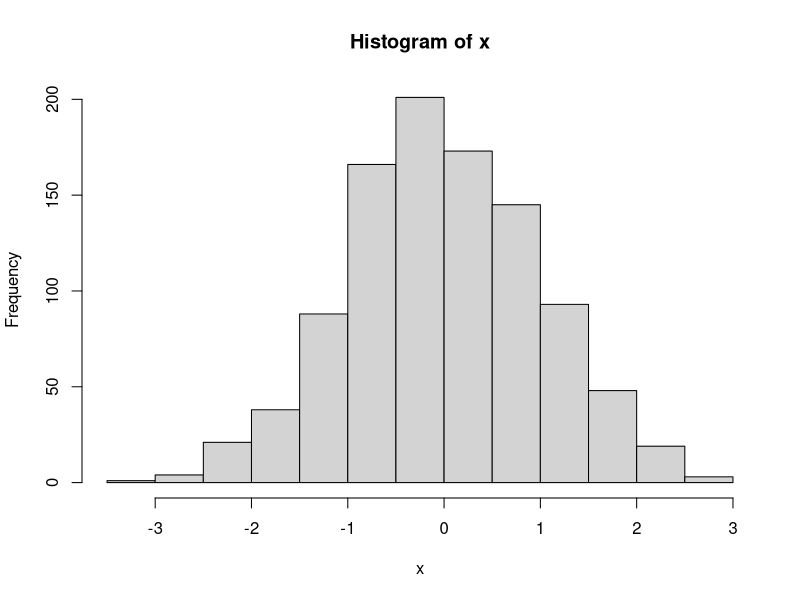
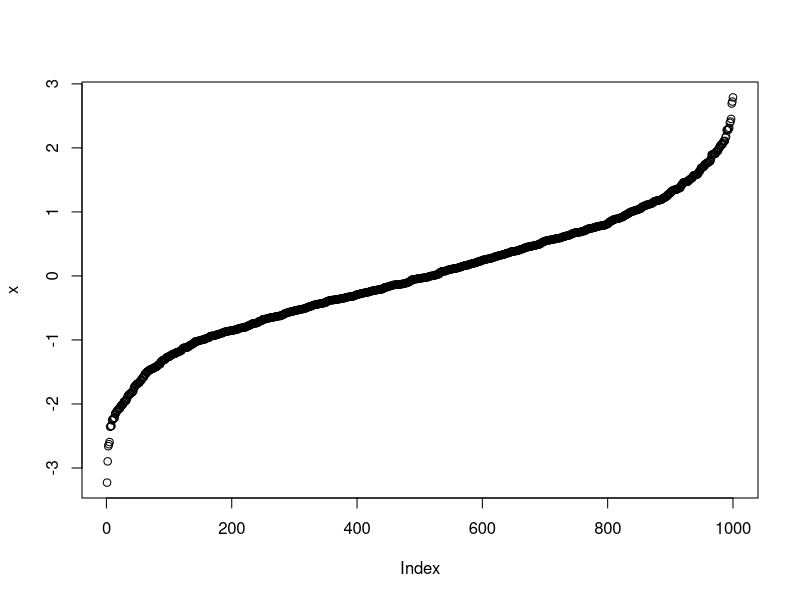
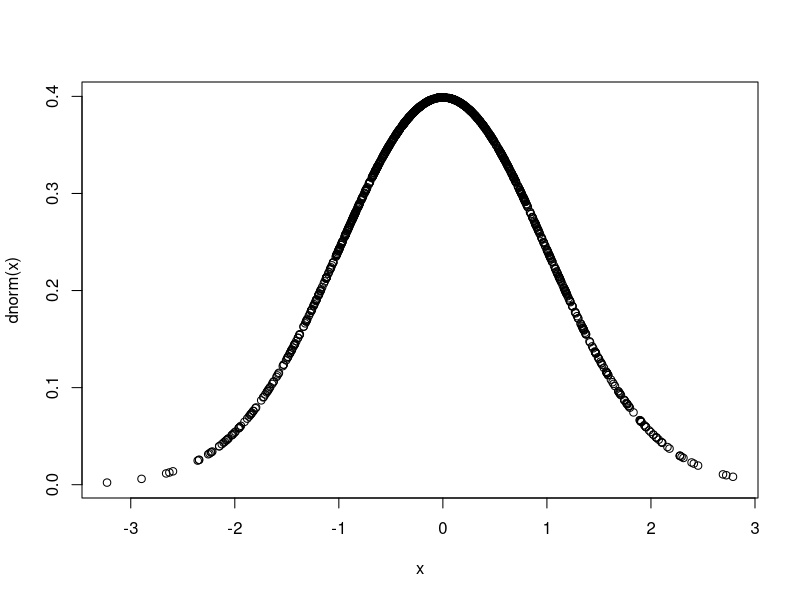
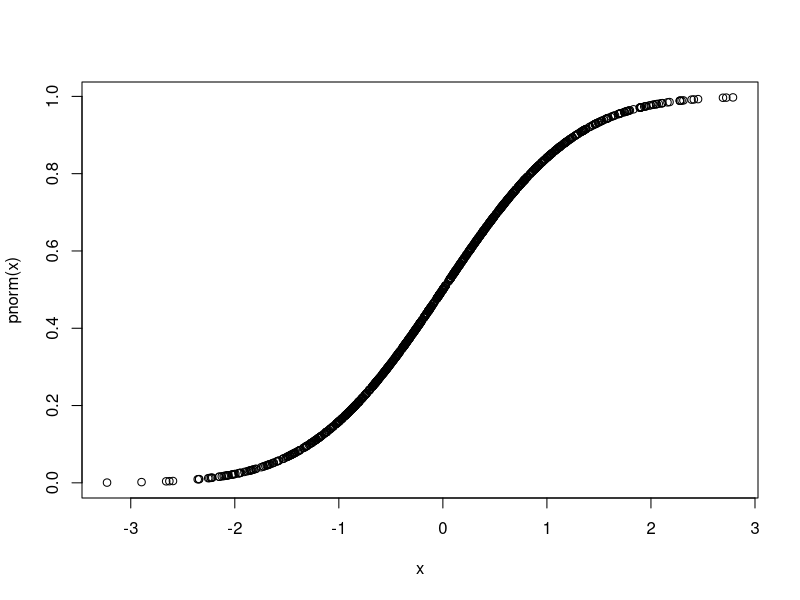
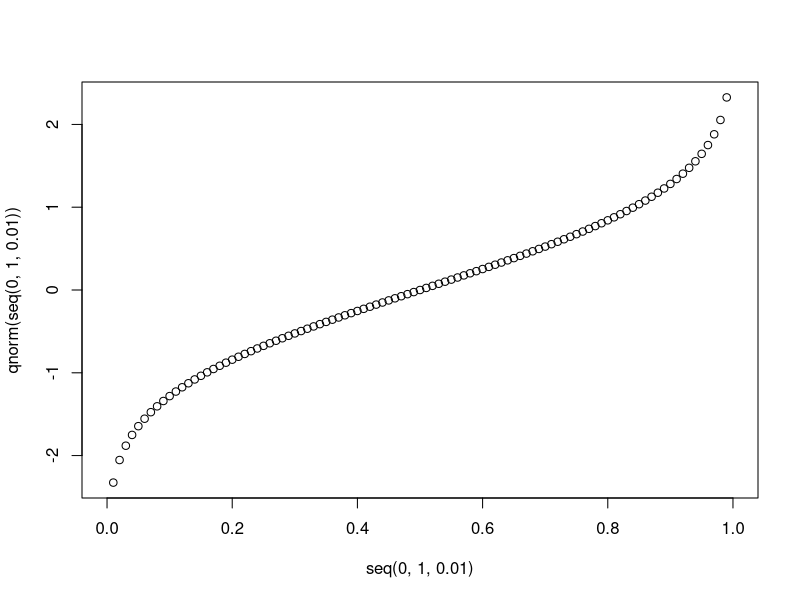

Write the R code that produced these figures, in order. (Note: this script raises an error after producing the figures.)
## ---- chunk 1
x <- 1
if(x > 1) {
  print(x)
}

x <- 1
if(x > 1) {
  print("you have enough!")
} else {
  print("you need more!")
}

x <- 1
if(x > 3) {
  print("you have too many!")
} else if(x < 3) {
  print("you need more!")
} else {
  print("just right!")
}

x <- c(1:10, NA)
if(anyNA(x)) {
  number.of.NAs <- sum(is.na(x))
  print(paste("The mean (ignoring", number.of.NAs, 
              "missing values) is", mean(x, na.rm = TRUE)))
} else {
  print(paste("The mean is", mean(x)))
}

## ---- chunk 2
x <- 2:5
result <- ifelse(test = x > 3, yes = "yay", no = "oh no!")
result

x <- 3
result <- ifelse(x > 3, "yay", ifelse(x < 3, "oh no!", "ok, the value must be 3, then"))
result

# redux
x <- c(1:10, NA, NA)
if(anyNA(x)) {
  number.of.NAs <- sum(is.na(x))
  print(paste("The mean (ignoring", number.of.NAs, 
              "missing", ifelse(number.of.NAs == 1, "value)", "values)"), "is", mean(x, na.rm = TRUE)))
} else {
  print(paste("The mean is", mean(x)))
}

## ---- chunk 3
mydf <- data.frame(x = rnorm(n = 1000000, mean = 2, sd = 1), group = rep(1:1000, each = 1000))

rep(1:3, 3)
rep(1:3, each = 3)
rep(1:3, each = 3, 2)

this.vector <- mydf[mydf$group == 1, "x"]
my.answer1 <- mean(this.vector)
this.vector <- mydf[mydf$group == 2, "x"]
my.answer2 <- mean(this.vector)
this.vector <- mydf[mydf$group == 3, "x"]
my.answer3 <- mean(this.vector)

# MAKE IT A LOOP

for(my.counter in 1:10) {
  print(my.counter * 2)  
}

for(i in c(9, 4, 25)) {
  print(i * 2)  
}

for(this.name in c("Ally", "Bob", "Carol")) {
  print(this.name)
}

# WARNING: you must create objects before you can subset them
my.answer <- vector()
for(this.group in c(1, 2, 3)) {
  # this.vector <- mydf[mydf$group == 1, "x"]
  this.vector <-  mydf[mydf$group == this.group, "x"]
  my.answer[this.group] <- mean(this.vector)  
}
my.answer

# Will work, but may get slow (in theory)
my.answer <- NA
system.time(
for(this.group in 1:1000) {
  this.vector <-  mydf[mydf$group == this.group, "x"]
  my.answer[this.group] <- mean(this.vector)
})
length(my.answer)

# BEST PRACTICE: pre-create the "results" object, with the proper size,
#                to be "filled in" by the loop
my.groups <- 1:1000

my.answer <- vector(length = length(my.groups))

system.time(for(this.counter in my.groups) {
  this.group <- my.groups[this.counter]
  this.vector <- mydf[mydf$group == this.group, "x"]
  my.answer[this.counter] <- mean(this.vector)
})
length(my.answer)
mean(my.answer)

## ---- chunk 4
?rnorm

x <- sort(rnorm(1000))
summary(x)
sd(x)
hist(x)
plot(x)
plot(dnorm(x) ~ x)
plot(pnorm(x) ~ x)
plot(qnorm(seq(0, 1, .01)) ~ seq(0, 1, .01))

2*(1-pnorm(abs(1.96)))

y <- rnorm(1000, mean = 1, sd = 2)
summary(y)
sd(y)

library(MASS) # look out for "masking" of select() from dplyr

cor.table <- matrix(c(1, .2, .2, 1), nrow = 2)
cor.table
some.data <- mvrnorm(n = 10, mu = c(1, 2), Sigma = cor.table, empirical = FALSE)
some.data
summary(some.data)
cor(some.data[, 1], some.data[, 2])
as.data.frame(some.data)
## ---- chunk 5
mu.sigmas <- data.frame(mean1 = c(0, 0.1, -0.1, -0.3, 0.25), mean2 = c(0.2, 0.0, 0.3, -0.15, -0.1), corr = c(.2, .4, .1, .35, -0.3))
mu.sigmas

data.sets <- list()
length(data.sets) <- 5
for(i in 1:length(data.sets)) {
  
  data.sets[[i]] <- as.data.frame(mvrnorm(n = 1000, mu = c(mu.sigmas[i, "mean1"], mu.sigmas[i, "mean2"]), Sigma = matrix(c(1, mu.sigmas[i, "corr"], mu.sigmas[i, "corr"], 1), ncol = 2)))
  data.sets[[i]]$set <- i
  
  write.csv(data.sets[[i]], file = paste("sampledata", i, ".csv", sep = ""), row.names = FALSE)
}

str(data.sets)
library(dplyr)
all.data.sets <- bind_rows(data.sets, .id = "setID")
xtabs(~ set + setID, all.data.sets)

a1 <- 1
a2 <- 55
a3 <- 43
a4 <- 1001

for(this.var in c(a1, a2, a3, a4)) {
  print(this.var * 2)
}

# get() function
for(this.var in paste("a", 1:4, sep = "")) {
  print(get(this.var) * 2)
}


## ---- chunk 6
# set up the parameters of the simulation
n.sim <- 10000
sample.n <- 200
correlation <- .2

cortable <- matrix(c(1, correlation, correlation, 1), ncol = 2)
# "pre-allocate" the results table
results <- data.frame(iteration = 1:n.sim, p = NA)

# run a repeated simulation of your planned analysis
for(counter in 1:n.sim) {
  this.data <- as.data.frame(mvrnorm(sample.n, mu = c(0, 0), Sigma = cortable))
  this.cortest <- cor.test(this.data$V1, this.data$V2)
  results[counter, "p"] <- this.cortest$p.value
  # "poor man's progress bar"
  if(counter %% 500 == 0) {
    print(paste("finished simulation #", counter))
  }
}
head(results)
results$sig <- ifelse(results$p < .05, 1, 0)
head(results)
mean(results$sig)
## ---- chunk 7
# set up the parameters of the simulation
n.sim <- 10000
sample.ns <- seq(100, 500, 50)
correlation <- .2

power.analysis.results <- data.frame(sample.size = sample.ns, power = NA)

for(this.sample in sample.ns) {
  cortable <- matrix(c(1, correlation, correlation, 1), ncol = 2)
  # "pre-allocate" the results table
  results <- data.frame(iteration = 1:n.sim, p = NA)
  
  for(counter in 1:n.sim) {
    this.data <- as.data.frame(mvrnorm(this.sample, mu = c(0, 0), Sigma = cortable))
    this.cortest <- cor.test(this.data$V1, this.data$V2)
    results[counter, "p"] <- this.cortest$p.value
    if(counter %% 500 == 0) {
      print(paste("finished simulation #", counter, "for sample size:", this.sample))
    }
  }
  #head(results)
  results$sig <- ifelse(results$p < .05, TRUE, FALSE)
  #head(results)
  power.analysis.results[power.analysis.results$sample.size == this.sample, "power"] <-   sum(results$sig)/nrow(results)

}

head(power.analysis.results)

power.threshold <- .9

min.sample <- min(power.analysis.results$sample.size[power.analysis.results$power >= power.threshold])
ggplot(power.analysis.results, aes(sample.size, power)) + geom_line() + 
  geom_hline(yintercept = max(power.analysis.results$power), color = "red") +
  annotate("text", x = min(power.analysis.results$sample.size) + (max(power.analysis.results$sample.size) - min(power.analysis.results$sample.size))/2, y = 1.02, label = paste("max power in these simulations:", max(power.analysis.results$power))) +
  geom_hline(yintercept = power.threshold, color = "red", linetype = 2) + 
  annotate("text", x = min(power.analysis.results$sample.size) + (max(power.analysis.results$sample.size) - min(power.analysis.results$sample.size))/2, y = power.threshold + .02, label = paste("sample needed for", power.threshold, " power:", min.sample))
    

